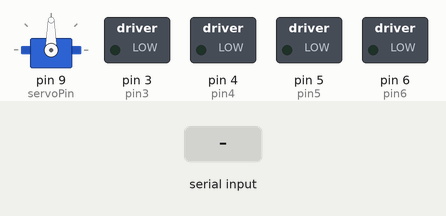
This sketch was run on a simulated Arduino Uno, built with avr-gcc and run on an emulated ATmega328P. Parts: servo, switched loads named in the sketch (green lamp = pin HIGH). The test bench sets the inputs (shaded band).

Above: at 1.2 s.
1.3 s: "f" received over Serial
At 1.6 s:
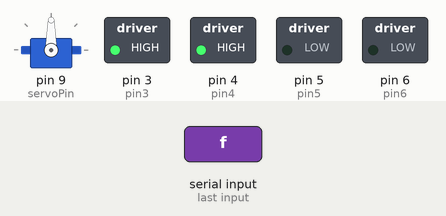
2.8 s: "b" received over Serial
At 3.9 s:
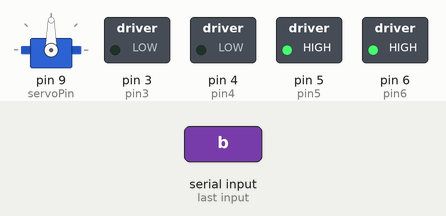
4.3 s: "l" received over Serial
At 5.1 s:
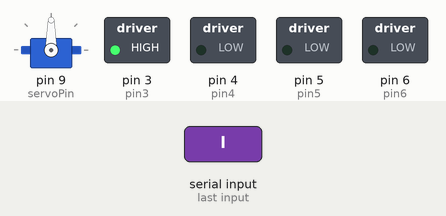
5.8 s: "r" received over Serial
At 6.2 s:
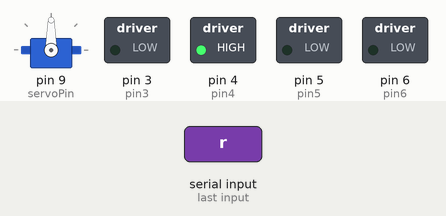
7.3 s: "+" received over Serial
At 8.5 s:
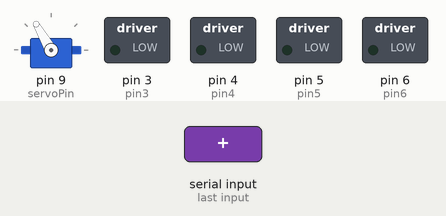
8.8 s: "-" received over Serial
At 9.7 s:
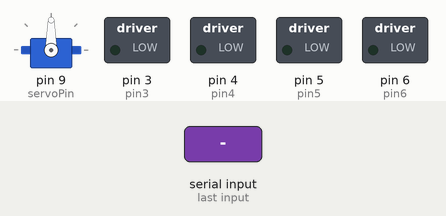
Timing chart, 0 to 11.3 s (numbered marks = the images above; inputs shaded):
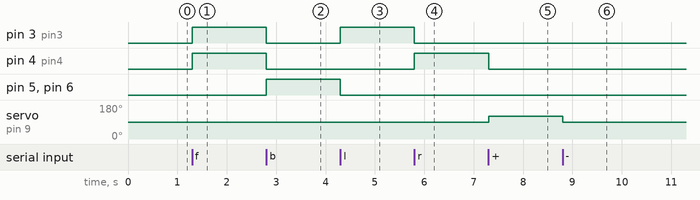

Measured:
- after the input at 1.3 s, pin 3 (pin3), pin 4 (pin4): LOW → HIGH at once
- after the input at 2.8 s, pin 3 (pin3), pin 4 (pin4): HIGH → LOW at once; pin 5 (pin5), pin 6 (pin6): LOW → HIGH at once
- after the input at 4.3 s, pin 3 (pin3): LOW → HIGH at once; pin 5 (pin5), pin 6 (pin6): HIGH → LOW at once
- after the input at 5.8 s, pin 3 (pin3): HIGH → LOW at once; pin 4 (pin4): LOW → HIGH at once
- after the input at 7.3 s, pin 4 (pin4): HIGH → LOW at once; servo on pin 9 (servoPin): 90° → 120° at once
- after the input at 8.8 s, servo on pin 9 (servoPin): 120° → 90° at once

The sketch:

mainfile.ino
```cpp
#include <Servo.h>

// Define pins for the outputs
const int pin3 = 3;
const int pin4 = 4;
const int pin5 = 5;
const int pin6 = 6;

// Servo motor setup
Servo myServo;
int servoAngle = 90; // Start at the middle position (90°)
const int servoPin = 9;

// Variable to store the last command
char lastCommand = '\0';

void setup() {
  Serial.begin(9600); // Initialize serial communication

  // Set pins as outputs
  pinMode(pin3, OUTPUT);
  pinMode(pin4, OUTPUT);
  pinMode(pin5, OUTPUT);
  pinMode(pin6, OUTPUT);

  // Initialize all outputs to LOW
  digitalWrite(pin3, LOW);
  digitalWrite(pin4, LOW);
  digitalWrite(pin5, LOW);
  digitalWrite(pin6, LOW);

  // Attach the servo to the servo pin
  myServo.attach(servoPin);
  myServo.write(servoAngle); // Set the initial servo position
}

void loop() {
  if (Serial.available()) {
    char input = Serial.read(); // Read the input from the serial monitor

    // If the same command is given again, turn off all outputs
    if (input == lastCommand && input != '+' && input != '-') {
      resetOutputs(); // Turn off all outputs
      lastCommand = '\0'; // Reset the last command
    } else {
      // Handle new commands
      resetOutputs(); // Turn off all previous outputs
      lastCommand = input; // Update the last command

      // Handle command 'f': Turn on pins 3 and 4
      if (input == 'f') {
        digitalWrite(pin3, HIGH);
        digitalWrite(pin4, HIGH);
      }
      // Handle command 'b': Turn on pins 5 and 6
      else if (input == 'b') {
        digitalWrite(pin5, HIGH);
        digitalWrite(pin6, HIGH);
      }
      // Handle command 'l': Turn on pin 3
      else if (input == 'l') {
        digitalWrite(pin3, HIGH);
      }
      // Handle command 'r': Turn on pin 4
      else if (input == 'r') {
        digitalWrite(pin4, HIGH);
      }
      // Handle command '+': Rotate servo clockwise by 10°
      else if (input == '+') {
        servoAngle = constrain(servoAngle + 30, 0, 180); // Limit the angle to 0-180°
        myServo.write(servoAngle);
      }
      // Handle command '-': Rotate servo counterclockwise by 10°
      else if (input == '-') {
        servoAngle = constrain(servoAngle - 30, 0, 180); // Limit the angle to 0-180°
        myServo.write(servoAngle);
      }
    }
  }
}

// Function to reset all outputs to LOW
void resetOutputs() {
  digitalWrite(pin3, LOW);
  digitalWrite(pin4, LOW);
  digitalWrite(pin5, LOW);
  digitalWrite(pin6, LOW);
}
```
